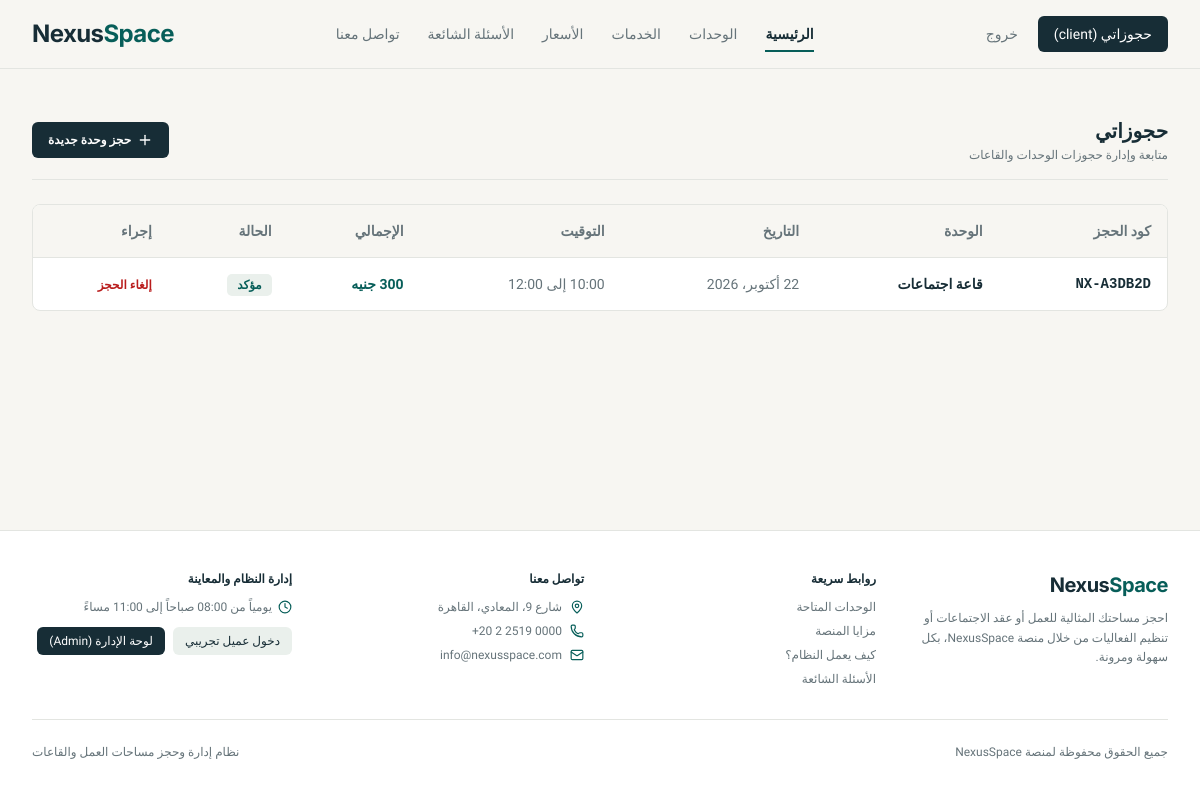
Page /bookings/my-bookings/ (signed in) on the committed database.
### apps/bookings/models.py (models this page shows, shortened)
class Booking(models.Model):
    STATUS_CHOICES = [
        ('PENDING', 'قيد المراجعة'),
        ('CONFIRMED', 'مؤكد'),
        ('CANCELLED', 'ملغي'),
    ]
    reference_code = models.CharField(max_length=12, unique=True, editable=False, verbose_name="كود الحجز")
    user = models.ForeignKey(User, on_delete=models.CASCADE, related_name='bookings', verbose_name="العميل")
    space = models.ForeignKey(Space, on_delete=models.CASCADE, related_name='bookings', verbose_name="الوحدة")
    booking_date = models.DateField(verbose_name="تاريخ الحجز")
    start_hour = models.PositiveSmallIntegerField(verbose_name="ساعة البدء (24h)")
    end_hour = models.PositiveSmallIntegerField(verbose_name="ساعة الانتهاء (24h)")
    addons = models.ManyToManyField(AddonService, blank=True, verbose_name="الخدمات الإضافية")
    total_price = models.DecimalField(max_digits=10, decimal_places=0, default=0, verbose_name="الإجمالي (جنيه)")
    status = models.CharField(max_length=15, choices=STATUS_CHOICES, default='CONFIRMED', verbose_name="الحالة")
    created_at = models.DateTimeField(auto_now_add=True, verbose_name="تاريخ الإنشاء")
    class Meta:
        ordering = ['-booking_date', '-start_hour']
        verbose_name = "حجز"
        verbose_name_plural = "سجل الحجوزات"

### apps/spaces/models.py (models this page shows, shortened)
class Space(models.Model):
    name = models.CharField(max_length=150, verbose_name="اسم الوحدة / القاعة")
    slug = models.SlugField(unique=True)
    category = models.ForeignKey(SpaceCategory, on_delete=models.CASCADE, related_name='spaces', verbose_name="التصنيف")
    floor_level = models.CharField(max_length=50, default="الطابق الأول", verbose_name="الطابق / الموقع")
    area_sqm = models.PositiveIntegerField(default=28, verbose_name="المساحة (م²)")
    capacity = models.PositiveIntegerField(verbose_name="السعة (عدد الأشخاص)")
    price_per_hour = models.DecimalField(max_digits=8, decimal_places=0, verbose_name="السعر لكل ساعة (جنيه)")
    description = models.TextField(verbose_name="الوصف والتفاصيل")
    image_url = models.URLField(
        default="https://images.unsplash.com/photo-1497366811353-6870744d04b2?auto=format&fit=crop&w=1000&q=80",
        verbose_name="رابط صورة الوحدة"
    )
    amenities = models.ManyToManyField(Amenity, blank=True, verbose_name="التجهيزات المتوفرة")
    is_available = models.BooleanField(default=True, verbose_name="متاحة للحجز؟")
    order = models.PositiveIntegerField(default=0, verbose_name="ترتيب العرض")
    class Meta:
        ordering = ['order', 'id']
        verbose_name = "وحدة / مساحة"
        verbose_name_plural = "الوحدات والمساحات"

### apps/cms/models.py (models this page shows, shortened)
class SiteConfiguration(models.Model):
    site_name = models.CharField(max_length=100, default="NexusSpace", verbose_name="اسم المنصة")
    hero_title_line1 = models.CharField(max_length=150, default="مساحات عمل وقاعات", verbose_name="عنوان الواجهة (السطر الأول)")
    hero_title_line2 = models.CharField(max_length=150, default="بكل احترافية في مكان واحد", verbose_name="عنوان الواجهة (السطر الثاني)")
    hero_subtitle = models.TextField(
        default="احجز مساحتك المثالية للعمل أو عقد الاجتماعات أو تنظيم الفعاليات من خلال منصة NexusSpace، بكل سهولة ومرونة.",
        verbose_name="الوصف المختصر في الواجهة"
    )
    hero_image_url = models.URLField(
        default="https://images.unsplash.com/photo-1497366811353-6870744d04b2?auto=format&fit=crop&w=1400&q=85",
        verbose_name="صورة الواجهة الرئيسية (Hero)"
    )
    cta_banner_title = models.CharField(max_length=150, default="مساحتك المثالية بانتظارك", verbose_name="عنوان اللوحة الداكنة")
    cta_banner_subtitle = models.TextField(
        default="سواء كنت تعمل بمفردك أو مع فريقك، نحن نوفر لك المكان المناسب.",
        verbose_name="وصف اللوحة الداكنة"
    )
    contact_email = models.EmailField(default="info@nexusspace.com", verbose_name="البريد الإلكتروني")
    phone_number = models.CharField(max_length=30, default="+20 2 2519 0000", verbose_name="رقم الهاتف")
    address = models.CharField(max_length=250, default="شارع 9، المعادي، القاهرة", verbose_name="العنوان الفعلي")
    working_hours = models.CharField(max_length=100, default="يومياً من 08:00 صباحاً إلى 11:00 مساءً", verbose_name="ساعات العمل")
    class Meta:
        verbose_name = "إعدادات المنصة الأساسية"
        verbose_name_plural = "إعدادات المنصة الأساسية"

### apps/bookings/views.py (the view)
# urls.py: path('my-bookings/', views.my_bookings_view, name='my_bookings'),
@login_required(login_url='/login/')
def my_bookings_view(request):
    bookings = Booking.objects.filter(user=request.user)
    return render(request, 'bookings/my_bookings.html', {'bookings': bookings})

### apps/cms/context_processors.py (called while the page is built)
def site_settings(request):
    config, _ = SiteConfiguration.objects.get_or_create(pk=1)
    return {'site_config': config}

### templates/bookings/my_bookings.html
{% extends 'base.html' %}
{% block content %}
<div class="max-w-[1320px] mx-auto px-4 sm:px-6 lg:px-8 py-12">
    <div class="flex flex-wrap justify-between items-center gap-4 mb-6 pb-4 border-b border-borderline">
        <div>
            <h1 class="text-xl font-bold text-primarytext">حجوزاتي</h1>
            <p class="text-xs text-secondarytext mt-0.5">متابعة وإدارة حجوزات الوحدات والقاعات</p>
        </div>
        <a href="{% url 'home' %}#spaces-section" class="bg-primarytext hover:bg-petrolhover text-white text-xs font-semibold px-4 py-2.5 rounded-[6px] transition duration-150 inline-flex items-center gap-1.5">
            <i data-lucide="plus" class="w-4 h-4" aria-hidden="true"></i>
            <span>حجز وحدة جديدة</span>
        </a>
    </div>
    <div class="bg-cardbg rounded-[8px] border border-borderline overflow-x-auto">
        <table class="w-full text-right text-xs sm:text-sm">
            <thead class="bg-pagebg text-secondarytext font-bold border-b border-borderline">
                <tr>
                    <th class="p-4">كود الحجز</th>
                    <th class="p-4">الوحدة</th>
                    <th class="p-4">التاريخ</th>
                    <th class="p-4">التوقيت</th>
                    <th class="p-4">الإجمالي</th>
                    <th class="p-4">الحالة</th>
                    <th class="p-4">إجراء</th>
                </tr>
            </thead>
            <tbody class="divide-y divide-borderline">
                {% for b in bookings %}
                <tr class="hover:bg-pagebg/60">
                    <td class="p-4 font-mono font-bold text-primarytext">{{ b.reference_code }}</td>
                    <td class="p-4 font-semibold text-primarytext">{{ b.space.name }}</td>
                    <td class="p-4 text-secondarytext">{{ b.booking_date }}</td>
                    <td class="p-4 text-secondarytext">{{ b.start_hour }}:00 إلى {{ b.end_hour }}:00</td>
                    <td class="p-4 font-bold text-petrol">{{ b.total_price }} جنيه</td>
                    <td class="p-4">
                        {% if b.status == 'CONFIRMED' %}
                            <span class="bg-iconbg text-petrol px-2.5 py-1 rounded-[5px] text-xs font-semibold">مؤكد</span>
                        {% elif b.status == 'CANCELLED' %}
                            <span class="bg-gray-100 text-secondarytext px-2.5 py-1 rounded-[5px] text-xs font-semibold">ملغي</span>
                        {% else %}
                            <span class="bg-amber-50 text-amber-800 px-2.5 py-1 rounded-[5px] text-xs font-semibold">قيد المراجعة</span>
                        {% endif %}
                    </td>
                    <td class="p-4">
                        {% if b.status != 'CANCELLED' %}
                            <a href="{% url 'cancel_booking' b.id %}" class="text-red-700 hover:underline font-semibold text-xs">إلغاء الحجز</a>
                        {% else %}
                            <span class="text-secondarytext text-xs">لا يوجد إجراء</span>
                        {% endif %}
                    </td>
                </tr>
                {% empty %}
                <tr>
                    <td colspan="7" class="p-8 text-center text-secondarytext">لا توجد حجوزات مسجلة حالياً.</td>
                </tr>
                {% endfor %}
            </tbody>
        </table>
    </div>
</div>
{% endblock %}

### templates/base.html (shortened to what this page needs)
<!DOCTYPE html>
<html lang="ar" dir="rtl" class="scroll-smooth">
<head>
    <script src="https://cdn.tailwindcss.com"></script>
</head>
<body class="min-h-screen flex flex-col bg-pagebg text-primarytext selection:bg-petrol selection:text-white">
    {% include 'partials/navbar.html' %}
    <main class="flex-grow">
        {% block content %}{% endblock %}
    </main>
    {% include 'partials/footer.html' %}
</body>
</html>

### templates/partials/navbar.html (shortened to what this page needs)
<header class="bg-[#F7F6F2] border-b border-borderline sticky top-0 z-40">
    <div class="max-w-[1320px] mx-auto px-4 sm:px-6 lg:px-8 h-[68px] flex items-center justify-between gap-4">
        <div class="flex items-center gap-2.5">
            {% if user.is_authenticated %}
                <a href="{% url 'my_bookings' %}" class="bg-primarytext hover:bg-petrolhover text-white text-xs sm:text-sm font-medium px-4 py-2 rounded-[6px] transition duration-150">
                    حجوزاتي ({{ user.username }})
                </a>
                <a href="{% url 'logout' %}" class="text-secondarytext hover:text-primarytext text-xs sm:text-sm font-medium px-2.5 py-2 transition duration-150">
                    خروج
                </a>
            {% endif %}
        </div>
        <nav aria-label="التنقل الرئيسي" class="hidden lg:flex items-center gap-7 text-sm font-medium text-secondarytext">
            <a href="{% url 'home' %}" class="text-primarytext font-semibold relative py-5 after:content-[''] after:absolute after:bottom-3 after:right-0 after:w-full after:h-[2px] after:bg-petrol">
                الرئيسية
            </a>
            <a href="{% url 'home' %}#spaces-section" class="hover:text-primarytext transition duration-150">الوحدات</a>
            <a href="{% url 'home' %}#features-section" class="hover:text-primarytext transition duration-150">الخدمات</a>
            <a href="{% url 'home' %}#pricing-section" class="hover:text-primarytext transition duration-150">الأسعار</a>
            <a href="{% url 'home' %}#faq-section" class="hover:text-primarytext transition duration-150">الأسئلة الشائعة</a>
            <a href="#footer-contact" class="hover:text-primarytext transition duration-150">تواصل معنا</a>
        </nav>
        <a href="{% url 'home' %}" dir="ltr" class="brand-en text-xl sm:text-2xl font-bold tracking-tight shrink-0">
            <span class="text-primarytext">Nexus</span><span class="text-petrol">Space</span>
        </a>
    </div>
</header>

### templates/partials/footer.html
<footer id="footer-contact" class="bg-cardbg border-t border-borderline text-sm text-secondarytext">
    <div class="max-w-[1320px] mx-auto px-4 sm:px-6 lg:px-8 py-10">
        <div class="grid grid-cols-1 md:grid-cols-4 gap-8 pb-8 border-b border-borderline">
            <div class="space-y-2.5">
                <a href="{% url 'home' %}" dir="ltr" class="brand-en text-xl font-bold tracking-tight inline-block">
                    <span class="text-primarytext">Nexus</span><span class="text-petrol">Space</span>
                </a>
                <p class="text-xs leading-relaxed text-secondarytext">
                    {{ site_config.hero_subtitle }}
                </p>
            </div>
            <div>
                <h3 class="text-xs font-bold text-primarytext mb-3">روابط سريعة</h3>
                <ul class="space-y-2 text-xs">
                    <li><a href="{% url 'home' %}#spaces-section" class="hover:text-petrol">الوحدات المتاحة</a></li>
                    <li><a href="{% url 'home' %}#features-section" class="hover:text-petrol">مزايا المنصة</a></li>
                    <li><a href="{% url 'home' %}#how-it-works" class="hover:text-petrol">كيف يعمل النظام؟</a></li>
                    <li><a href="{% url 'home' %}#faq-section" class="hover:text-petrol">الأسئلة الشائعة</a></li>
                </ul>
            </div>
            <div>
                <h3 class="text-xs font-bold text-primarytext mb-3">تواصل معنا</h3>
                <ul class="space-y-2 text-xs">
                    <li class="flex items-center gap-2">
                        <i data-lucide="map-pin" class="w-3.5 h-3.5 text-petrol" aria-hidden="true"></i>
                        <span>{{ site_config.address }}</span>
                    </li>
                    <li class="flex items-center gap-2">
                        <i data-lucide="phone" class="w-3.5 h-3.5 text-petrol" aria-hidden="true"></i>
                        <span dir="ltr">{{ site_config.phone_number }}</span>
                    </li>
                    <li class="flex items-center gap-2">
                        <i data-lucide="mail" class="w-3.5 h-3.5 text-petrol" aria-hidden="true"></i>
                        <span>{{ site_config.contact_email }}</span>
                    </li>
                </ul>
            </div>
            <div>
                <h3 class="text-xs font-bold text-primarytext mb-3">إدارة النظام والمعاينة</h3>
                <p class="text-xs mb-3 flex items-center gap-1.5">
                    <i data-lucide="clock" class="w-3.5 h-3.5 text-petrol" aria-hidden="true"></i>
                    <span>{{ site_config.working_hours }}</span>
                </p>
                <div class="flex flex-wrap gap-2">
                    <a href="{% url 'demo_login' 'client' %}" class="text-xs bg-iconbg hover:bg-petrol hover:text-white text-primarytext px-3 py-1.5 rounded-[6px] font-medium transition duration-150">
                        دخول عميل تجريبي
                    </a>
                    <a href="{% url 'demo_login' 'admin' %}" class="text-xs bg-primarytext hover:bg-petrolhover text-white px-3 py-1.5 rounded-[6px] font-medium transition duration-150">
                        لوحة الإدارة (Admin)
                    </a>
                </div>
            </div>
        </div>
        <div class="pt-6 flex flex-wrap justify-between items-center text-xs text-secondarytext gap-4">
            <span>جميع الحقوق محفوظة لمنصة {{ site_config.site_name }}</span>
            <span>نظام إدارة وحجز مساحات العمل والقاعات</span>
        </div>
    </div>
</footer>

### templates/base.html (style rules this page uses)
body { font-family: 'IBM Plex Sans Arabic', sans-serif; background-color: #F7F6F2; color: #172D36; overflow-x: hidden; }
.brand-en { font-family: 'Inter', sans-serif; }

### rows in the picture
Booking: reference_code "NX-A3DB2D", space.name "قاعة اجتماعات", booking_date "22 أكتوبر، 2026", start_hour "10", end_hour "12", total_price "300", status "مؤكد"
SiteConfiguration: hero_subtitle "احجز مساحتك المثالية للعمل أو عقد الاجتماعات أو تنظيم الفعاليات من خلال منصة NexusSpace، بكل سهولة ومرونة.", address "شارع 9، المعادي، القاهرة", phone_number "+20 2 2519 0000", contact_email "info@nexusspace.com", working_hours "يومياً من 08:00 صباحاً إلى 11:00 مساءً", site_name "NexusSpace"

### other values in the picture
{{ user.username }} "client"
